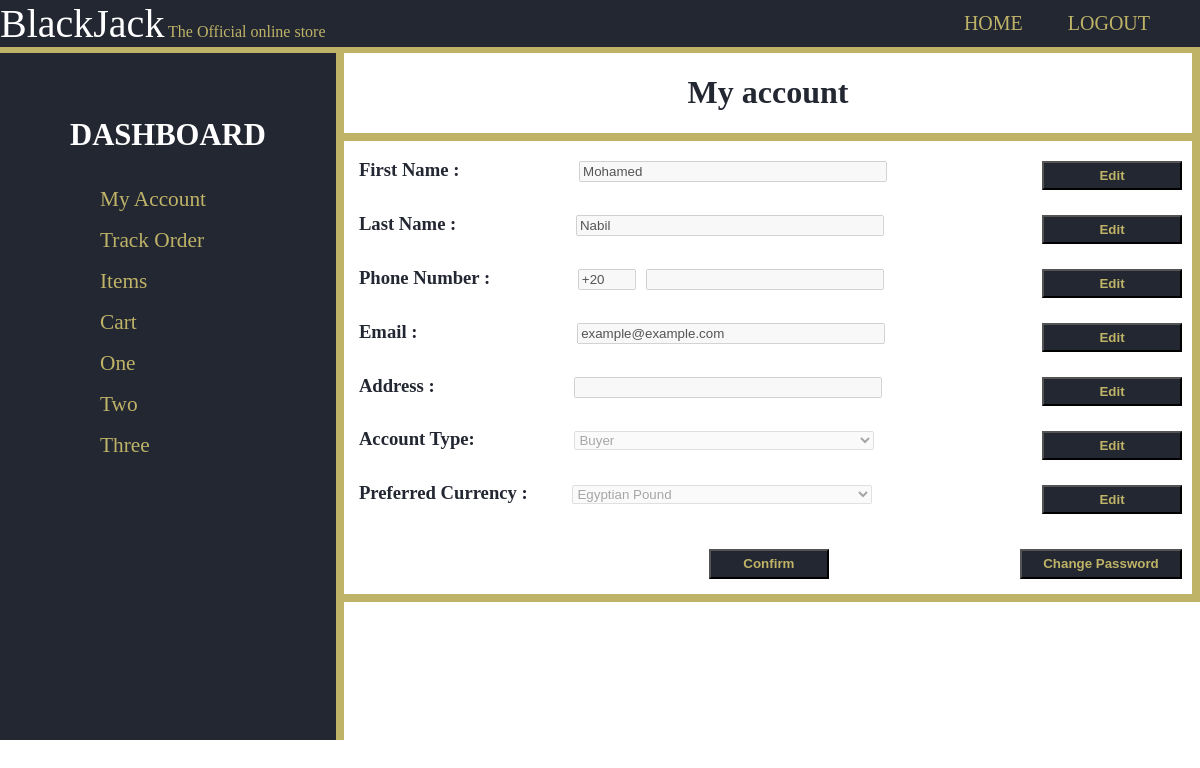
The app's page / (signed in) with its own data.
### users/models.py (models this page shows)
class User(AbstractUser):
    phone_number=models.CharField(max_length=15,null=False,default="")
    phone_number_code=models.CharField(max_length=4,null=False,default="+20")
    country=models.CharField(max_length=30,null=False,default="Egypt")
    preferred_currency=models.CharField(max_length=3,null=False,default="EGP")
    address = models.CharField(max_length=100,null=False,default="")
    is_seller = models.BooleanField(default=False)
    cart = models.ManyToManyField(Product, blank=True, related_name="cart")
    wishlist = models.ManyToManyField(Product, blank=True, related_name="wishlist" )
    shops = models.ManyToManyField(Shop,blank=True, related_name="OwnedShops")

### users/views.py (the view)
# urls.py: path('', views.index, name='index'),
@login_required(login_url='login/')
def index(request):
    if request.method == "POST":
        first = request.POST.get("first","")
        last = request.POST.get("last", "")
        code = request.POST.get("code", "")
        num = request.POST.get("num", "")
        email = request.POST.get("email", "")
        address = request.POST.get("address", "")
        currency = request.POST.get("currency", "")
        user = User.objects.filter(username=request.user.username)
        user.update(first_name=first, last_name=last, phone_number=num, phone_number_code=code, email=email,address=address, preferred_currency=currency)
        return HttpResponseRedirect(reverse("userdashboard"))
    else:
        wishlist = request.user.wishlist.all()
        cart = request.user.cart.all()
        shops = request.user.shops.all()
        first_name = request.user.first_name
        last_name = request.user.last_name
        num = request.user.phone_number
        code = request.user.phone_number_code
        email = request.user.email
        currency = request.user.preferred_currency
        address = request.user.address
        return render(request, 'users/Dashboard.html', {
            'wishlist': wishlist,
            'cart': cart,
            'shops':shops,
            'first': first_name,
            'last': last_name,
            'num': num,
            'code': code,
            'email': email,
            'currency':currency,
            'currency_list': ["EGP","EUR","USD","GBP"],
            'address': address,
        })

### users/templates/users/Dashboard.html (shortened to what this page needs)
{% extends 'users/layout.html' %}
{% block body %}
  <header>
      <div class="Container">
          <div id="header">
        <span id="BlackJack">BlackJack</span>
        <span id="official">The Official online store </span>
     </div>
  <nav> <ul style="margin-top:12px;">
      <li> <a href="#"> Home </a> </li>
      <li> <a href="{% url 'logout' %}">  Logout  </a> </li>
  </ul> </nav>
      </div>
  </header>
  <section id="sidemenu">
      <h1 style="color:white; padding-left:40px; font-size:23pt;">   DASHBOARD  </h1>
      <nav> <ul>
      <li> <a href="{% url 'userdashboard' %}"> My Account </a>
      <li> <a href="#"> Track Order </a>
      <li> <a href="#"> Items </a>
      <li> <a href="#"> Cart </a>
      <li> <a href="#"> One </a>
      <li> <a href="#"> Two </a>
      <li> <a href="#"> Three </a>
  </ul> </nav>
  </section>
  <div class="container-1">
    <div class="box" id="upperinfo">
      <h1> My account </h1>
    </div>
    <div class="box" id="info">
      <form method="post" action="{% url 'userdashboard' %}">
        <div>
          First Name :
          <input type="text" id="first_name" name="first" value="{{first}}" disabled="true" style="margin-left: 115px;">
          <button type="button" onclick="Enable('first_name')"> Edit </button>
        </div>
        <div>
          Last Name :
          <input type="text" id="last_name" name="last" value="{{last}}" disabled="true" style="margin-left: 115px;">
          <button type="button" onclick="Enable('last_name')"> Edit </button>
        </div>
        <div>
          Phone Number :
          <input type="text" id="code" name="code" value="{{code}}" disabled="true" style="margin-left: 83px; width:50px">
          <input type="text" id="number" name="num" value="{{num}}" disabled="true" style="margin-left: 5px; width:230px">
          <button type="button" onclick="Enable('number'); Enable('code')"> Edit </button>
        </div>
        <div>
          Email :
          <input type="text" id="email" name="email" value="{{email}}" disabled="true" style="margin-left: 155px;">
          <button type="button" onclick="Enable('email')"> Edit </button>
        </div>
        <div>
          Address :
          <input type="text" id="address" name="address" value="{{address}}" disabled="true" style="margin-left: 135px;">
          <button type="button" onclick="Enable('address')"> Edit </button>
        </div>
        <div>
          Account Type:
          <select id="acc_type" name="is_seller" disabled="true" style="margin-left: 95px;">
            <option value="Buyer">Buyer</option>
          </select>
          <button type="button" onclick="Enable('acc_type')"> Edit </button>
        </div>
        <div class="dropdown">
          Preferred Currency :
          <select id="currency" name="currency" disabled="true" style="margin-left: 40px;">
            {% for c in currency_list %}
              <option value="{{c}}"
                  {% if c == currency %}selected="selected"{% endif %}>
                  {% if c == 'EGP' %}
                  Egyptian Pound
                  {% endif %}
              </option>
          {% endfor %}
          </select>
          <button type="button" onclick="Enable('currency')"> Edit </button>
        </div>
        <div style="margin:10px 0px;">
          <div style="display:inline; float: right;">
            <button type="button" id="ChangePassword"><a href="{% url 'changepassword' %}">Change Password</a></button></div>
          <div style="display:inline; float: left; margin-left: 350px;">
            <button type="submit" id="ConfirmButton" onclick="EnableAll()"> Confirm </button></div>
        </div>
      </form>
    </div>
  </div>
{% endblock %}

### users/templates/users/Dashboard.html (style rules this page uses)
body { margin:0px; }
.Container { overflow: hidden; }
header { background-color: #232732; color: #ffffff; border-bottom: #BFB367 6px solid; }
header ul { margin:0; padding: 0; }
header li { display: inline; padding: 0 20px 0 20px; }
header a { text-decoration: none; color: #BFB367; text-transform: uppercase; font-size:15pt; }
header nav { float:right; padding-right:30px; }
#sidemenu { float:left; padding: 40px 70px 50px 30px; background-color:#232732; border-right: 8px #BFB367 solid; text-align:center; height: 597px; text-decoration:none; }
#sidemenu nav { text-align:left; }
#sidemenu nav ul li { list-style: none; }
#sidemenu a { text-decoration: none; color: #BFB367; padding:8px 30px; display:block; font-size:16pt; }
.container-1 { color:#232732; display:flex; flex-direction:column; }
#upperinfo { text-align:center; border-bottom: solid 8px #BFB367 ; border-right: solid 8px #BFB367 ; }
#info { border-right: solid 8px #BFB367 ; border-bottom: solid 8px #BFB367 ; font-weight:bold; }
#info form { display:flex; flex-direction:column; text-align:left; padding-left:15px; padding-right:10px; font-size:14pt; }
#info input, #info select { width :300px; margin-top: 20px; margin-bottom: 5px; }
#info form button { font-weight:bold; padding:5px; padding-left: 20px; padding-right:20px; margin-top: 20px; float:right; margin-bottom: 5px; }
#ConfirmButton { margin-top:40px; margin-bottom:60px; margin-right:70px; width:120px; height:30px; background-color :#232732; color: #BFB367 ; font-weight:bold; }
#ChangePassword { margin-top:40px; margin-bottom:60px; width:162px; height:30px; background-color :#232732; color: #BFB367 ; font-weight:bold; }
.dropdown { position: inherit; display: inline-block; }
#official { color: #BFB367; margin-top: 10%; margin-bottom: 5%; display:inline; }
#BlackJack { font-size: 40px; color: white; display:inline; }
#header { display:inline-block; }
button[type="button"] { width:140px; background :#232732; color: #BFB367 ; font-weight:bold; }
#ChangePassword a { color:#BFB367 ; text-decoration:none; }

### records on screen
User: first "Mohamed", last "Nabil", code "+20", email "example@example.com"
